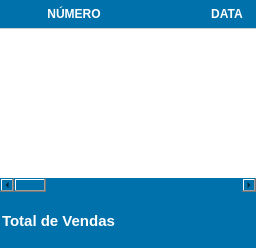
                  <widget class="QFrame" name="frame_39">
                   <property name="styleSheet">
                    <string notr="true">background-color: rgb(0, 113, 170);</string>
                   </property>
                   <property name="frameShape">
                    <enum>QFrame::NoFrame</enum>
                   </property>
                   <property name="frameShadow">
                    <enum>QFrame::Raised</enum>
                   </property>
                   <layout class="QGridLayout" name="gridLayout_18">
                    <property name="leftMargin">
                     <number>0</number>
                    </property>
                    <property name="topMargin">
                     <number>0</number>
                    </property>
                    <property name="rightMargin">
                     <number>0</number>
                    </property>
                    <property name="bottomMargin">
                     <number>0</number>
                    </property>
                    <property name="horizontalSpacing">
                     <number>0</number>
                    </property>
                    <item row="1" column="0">
                     <widget class="QFrame" name="frame_40">
                      <property name="minimumSize">
                       <size>
                        <width>0</width>
                        <height>50</height>
                       </size>
                      </property>
                      <property name="maximumSize">
                       <size>
                        <width>16777215</width>
                        <height>45</height>
                       </size>
                      </property>
                      <property name="frameShape">
                       <enum>QFrame::NoFrame</enum>
                      </property>
                      <property name="frameShadow">
                       <enum>QFrame::Raised</enum>
                      </property>
                      <layout class="QHBoxLayout" name="horizontalLayout_20">
                       <property name="spacing">
                        <number>0</number>
                       </property>
                       <property name="leftMargin">
                        <number>0</number>
                       </property>
                       <property name="topMargin">
                        <number>0</number>
                       </property>
                       <property name="rightMargin">
                        <number>0</number>
                       </property>
                       <property name="bottomMargin">
                        <number>0</number>
                       </property>
                       <item>
                        <widget class="QFrame" name="frame_41">
                         <property name="styleSheet">
                          <string notr="true">
border:none;</string>
                         </property>
                         <property name="frameShape">
                          <enum>QFrame::NoFrame</enum>
                         </property>
                         <property name="frameShadow">
                          <enum>QFrame::Raised</enum>
                         </property>
                         <widget class="QPushButton" name="Lb_TotalAtendimento">
                          <property name="geometry">
                           <rect>
                            <x>200</x>
                            <y>0</y>
                            <width>100</width>
                            <height>41</height>
                           </rect>
                          </property>
                          <property name="sizePolicy">
                           <sizepolicy hsizetype="Preferred" vsizetype="Preferred">
                            <horstretch>0</horstretch>
                            <verstretch>0</verstretch>
                           </sizepolicy>
                          </property>
                          <property name="minimumSize">
                           <size>
                            <width>0</width>
                            <height>41</height>
                           </size>
                          </property>
                          <property name="maximumSize">
                           <size>
                            <width>100</width>
                            <height>16777215</height>
                           </size>
                          </property>
                          <property name="font">
                           <font>
                            <family>MS Shell Dlg 2</family>
                            <pointsize>15</pointsize>
                            <weight>50</weight>
                            <italic>false</italic>
                            <bold>false</bold>
                           </font>
                          </property>
                          <property name="cursor">
                           <cursorShape>PointingHandCursor</cursorShape>
                          </property>
                          <property name="focusPolicy">
                           <enum>Qt::NoFocus</enum>
                          </property>
                          <property name="contextMenuPolicy">
                           <enum>Qt::ActionsContextMenu</enum>
                          </property>
                          <property name="styleSheet">
                           <string notr="true">border:none;
font: 15pt &quot;MS Shell Dlg 2&quot;;
color: rgb(255, 255, 255);</string>
                          </property>
                          <property name="text">
                           <string>0</string>
                          </property>
                          <property name="icon">
                           <iconset>
                            <normaloff>G:/Meu Drive/PROGRAMAÇÃO/PROJETOS/MEUS PROJETOS/SISTEMA SAÚDE 11.02.2023/interfaces/images.png</normaloff>G:/Meu Drive/PROGRAMAÇÃO/PROJETOS/MEUS PROJETOS/SISTEMA SAÚDE 11.02.2023/interfaces/images.png</iconset>
                          </property>
                          <property name="iconSize">
                           <size>
                            <width>75</width>
                            <height>25</height>
                           </size>
                          </property>
                         </widget>
                         <widget class="QLineEdit" name="lineEdit_2">
                          <property name="geometry">
                           <rect>
                            <x>0</x>
                            <y>0</y>
                            <width>191</width>
                            <height>41</height>
                           </rect>
                          </property>
                          <property name="sizePolicy">
                           <sizepolicy hsizetype="Preferred" vsizetype="Preferred">
                            <horstretch>0</horstretch>
                            <verstretch>0</verstretch>
                           </sizepolicy>
                          </property>
                          <property name="styleSheet">
                           <string notr="true">border:none;
font-weight: bold;
font-size: 15px;
color: rgb(255, 255, 255);</string>
                          </property>
                          <property name="text">
                           <string>Total de Vendas</string>
                          </property>
                         </widget>
                        </widget>
                       </item>
                       <item>
                        <widget class="QFrame" name="frame_42">
                         <property name="styleSheet">
                          <string notr="true"/>
                         </property>
                         <property name="frameShape">
                          <enum>QFrame::NoFrame</enum>
                         </property>
                         <property name="frameShadow">
                          <enum>QFrame::Raised</enum>
                         </property>
                        </widget>
                       </item>
                      </layout>
                     </widget>
                    </item>
                    <item row="0" column="0">
                     <widget class="QTableWidget" name="TableWidget_Relatorio">
                      <property name="sizePolicy">
                       <sizepolicy hsizetype="Preferred" vsizetype="Preferred">
                        <horstretch>0</horstretch>
                        <verstretch>0</verstretch>
                       </sizepolicy>
                      </property>
                      <property name="styleSheet">
                       <string notr="true">QHeaderView:section{
background-color: rgb(0, 113, 170);
padding: 5px 5px 5px 0px ;
font-size: 12px;
font-family: &quot;Arial&quot;;
font-weight: bold;
color: rgb(255, 255, 255);
border:none;
border-bottom: 1px solid #CCC;
}
QTableView{
background-color: rgb(255, 255, 255);
font-size: 12px;
color: rgb(113, 113, 113);

}
</string>
                      </property>
                      <property name="frameShape">
                       <enum>QFrame::NoFrame</enum>
                      </property>
                      <property name="dragDropOverwriteMode">
                       <bool>true</bool>
                      </property>
                      <property name="columnCount">
                       <number>7</number>
                      </property>
                      <attribute name="horizontalHeaderDefaultSectionSize">
                       <number>153</number>
                      </attribute>
                      <attribute name="horizontalHeaderMinimumSectionSize">
                       <number>15</number>
                      </attribute>
                      <attribute name="verticalHeaderHighlightSections">
                       <bool>true</bool>
                      </attribute>
                      <attribute name="verticalHeaderShowSortIndicator" stdset="0">
                       <bool>false</bool>
                      </attribute>
                      <attribute name="verticalHeaderStretchLastSection">
                       <bool>false</bool>
                      </attribute>
                      <column>
                       <property name="text">
                        <string>NÚMERO</string>
                       </property>
                      </column>
                      <column>
                       <property name="text">
                        <string>DATA</string>
                       </property>
                      </column>
                      <column>
                       <property name="text">
                        <string>HORA</string>
                       </property>
                      </column>
                      <column>
                       <property name="text">
                        <string>VALOR</string>
                       </property>
                      </column>
                      <column>
                       <property name="text">
                        <string>OPERADOR</string>
                       </property>
                      </column>
                      <column>
                       <property name="text">
                        <string>TIPO DE VENDA</string>
                       </property>
                      </column>
                      <column>
                       <property name="text">
                        <string>CLIENTE</string>
                       </property>
                      </column>
                     </widget>
                    </item>
                   </layout>
                  </widget>
